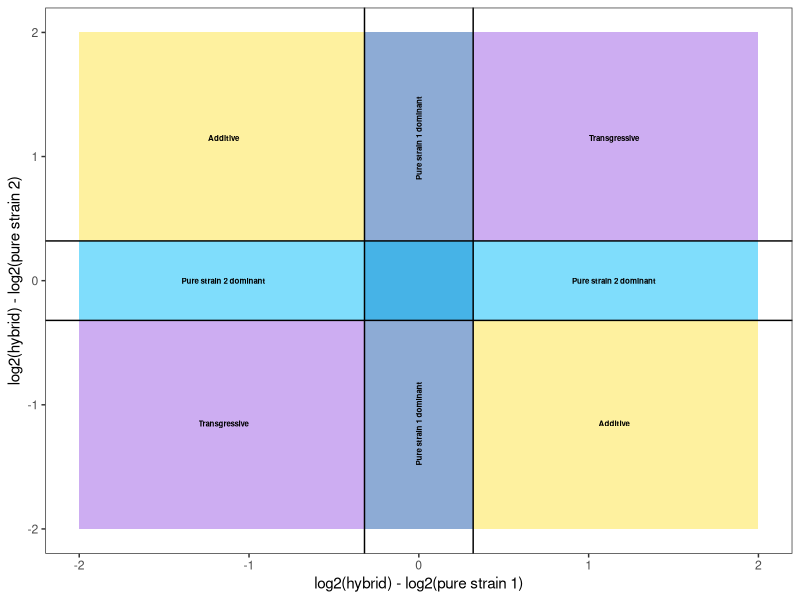

Here is the R script that generated this plot:
##############################
## example plot for SKR inhertiance patterns
##
## Matt Brachmann (PhDMattyB)
##
## 14.07.2025
##
##############################


setwd('~/Parsons_Postdoc/SKR_Hybrid_Gene_expression/')

library(tidyverse)

theme_set(theme_bw())


example_pal = c('#fee440', 
                '#1d58ab',
                '#00bbf9',
                '#9b5de5')


example_plot = ggplot()+
  geom_rect(data = data.frame(xmin = c(-0.32,
                                       -2, 
                                       -0.32, 
                                       0.32, 
                                       0.32, 
                                       -0.32), 
                              xmax = c(0.32, 
                                       2, 
                                       -2, 
                                       2, 
                                       2, 
                                       -2), 
                              ymin = c(-2, 
                                       -0.32, 
                                       0.32, 
                                       -0.32, 
                                       0.32, 
                                       -0.32), 
                              ymax = c(2, 
                                       0.32, 
                                       2, 
                                       -2, 
                                       2, 
                                       -2),
                              fill = c('Pure-strain1 dominant', 
                                       'Pure-strain2 dominant', 
                                       'Additive', 
                                       'Additive', 
                                       'Transgressive', 
                                       'Transgressive')), 
            aes(xmin = xmin, 
                xmax = xmax, 
                ymin = ymin, 
                ymax = ymax, 
                fill = fill), 
            alpha = 0.5)+
  scale_fill_manual(values = example_pal)+
  annotate("text", 
           x = c(-1.15, 1.15), 
           y = c(1.15, -1.15), 
           label = "Additive", 
           size = 2, 
           fontface = 'bold')+
  annotate("text", 
           x = c(1.15, -1.15), 
           y = c(1.15, -1.15), 
           label = "Transgressive", 
           size = 2, 
           fontface = 'bold')+
  annotate("text", 
           x = c(-1.15, 1.15), 
           y = c(0,0), 
           label = "Pure strain 2 dominant", 
           size = 2, 
           fontface = 'bold')+
  annotate("text", 
           x = c(0, 0), 
           y = c(1.15, -1.15), 
           label = "Pure strain 1 dominant", 
           angle = 90, 
           size = 2, 
           fontface = 'bold')+
  labs(x = 'log2(hybrid) - log2(pure strain 1)', 
       y = 'log2(hybrid) - log2(pure strain 2)')+
  geom_hline(yintercept = c(0.32, -0.32))+
  geom_vline(xintercept = c(0.32, -0.32))+
  theme(panel.grid = element_blank(), 
        legend.position = 'none')


ggsave('')